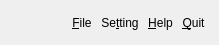
<?xml version="1.0" encoding="UTF-8"?>
<ui version="4.0">
 <class>menubar</class>
 <widget class="QWidget" name="menubar">
  <property name="geometry">
   <rect>
    <x>0</x>
    <y>0</y>
    <width>219</width>
    <height>45</height>
   </rect>
  </property>
  <property name="windowTitle">
   <string>Form</string>
  </property>
  <property name="styleSheet">
   <string notr="true">QPushButton:pressed {
	border : none;
}

QPushButton {
	border : none;
margin: 3px;
   }

QPushButton:focus {
	outline: none;
}</string>
  </property>
  <layout class="QVBoxLayout" name="verticalLayout">
   <property name="leftMargin">
    <number>0</number>
   </property>
   <property name="topMargin">
    <number>0</number>
   </property>
   <property name="rightMargin">
    <number>0</number>
   </property>
   <property name="bottomMargin">
    <number>0</number>
   </property>
   <item>
    <spacer name="verticalSpacer">
     <property name="orientation">
      <enum>Qt::Vertical</enum>
     </property>
     <property name="sizeHint" stdset="0">
      <size>
       <width>5</width>
       <height>1</height>
      </size>
     </property>
    </spacer>
   </item>
   <item>
    <layout class="QHBoxLayout" name="horizontalLayout" stretch="13,0,0,0,0,2">
     <property name="spacing">
      <number>3</number>
     </property>
     <item>
      <spacer name="horizontalSpacer">
       <property name="orientation">
        <enum>Qt::Horizontal</enum>
       </property>
       <property name="sizeHint" stdset="0">
        <size>
         <width>40</width>
         <height>20</height>
        </size>
       </property>
      </spacer>
     </item>
     <item>
      <widget class="QPushButton" name="fileButton">
       <property name="contextMenuPolicy">
        <enum>Qt::NoContextMenu</enum>
       </property>
       <property name="text">
        <string>&amp;File</string>
       </property>
       <property name="flat">
        <bool>true</bool>
       </property>
      </widget>
     </item>
     <item>
      <widget class="QPushButton" name="settingsButton">
       <property name="contextMenuPolicy">
        <enum>Qt::NoContextMenu</enum>
       </property>
       <property name="text">
        <string>Se&amp;tting</string>
       </property>
       <property name="flat">
        <bool>true</bool>
       </property>
      </widget>
     </item>
     <item>
      <widget class="QPushButton" name="helpButton">
       <property name="contextMenuPolicy">
        <enum>Qt::NoContextMenu</enum>
       </property>
       <property name="text">
        <string>&amp;Help</string>
       </property>
       <property name="flat">
        <bool>true</bool>
       </property>
      </widget>
     </item>
     <item>
      <widget class="QPushButton" name="pushButton_3">
       <property name="contextMenuPolicy">
        <enum>Qt::NoContextMenu</enum>
       </property>
       <property name="text">
        <string>&amp;Quit</string>
       </property>
       <property name="icon">
        <iconset resource="../bitcoin.qrc">
         <normaloff>:/icons/quit</normaloff>:/icons/quit</iconset>
       </property>
       <property name="flat">
        <bool>true</bool>
       </property>
      </widget>
     </item>
     <item>
      <spacer name="horizontalSpacer_2">
       <property name="orientation">
        <enum>Qt::Horizontal</enum>
       </property>
       <property name="sizeType">
        <enum>QSizePolicy::Expanding</enum>
       </property>
       <property name="sizeHint" stdset="0">
        <size>
         <width>13</width>
         <height>20</height>
        </size>
       </property>
      </spacer>
     </item>
    </layout>
   </item>
   <item>
    <spacer name="verticalSpacer_2">
     <property name="orientation">
      <enum>Qt::Vertical</enum>
     </property>
     <property name="sizeHint" stdset="0">
      <size>
       <width>5</width>
       <height>0</height>
      </size>
     </property>
    </spacer>
   </item>
  </layout>
 </widget>
 <resources>
  <include location="../bitcoin.qrc"/>
 </resources>
 <connections/>
</ui>
